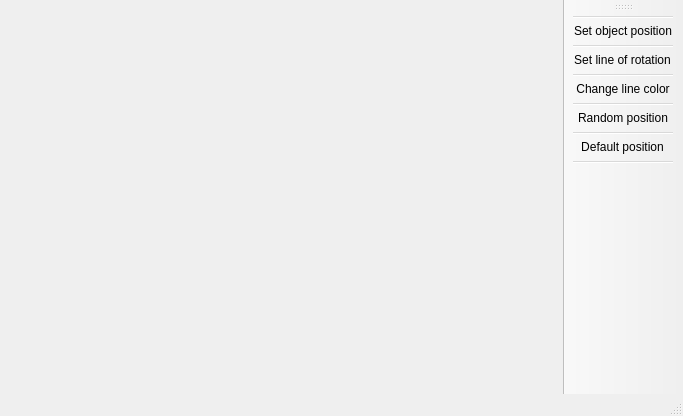
<?xml version="1.0" encoding="UTF-8"?>
<ui version="4.0">
 <class>MainWindow</class>
 <widget class="QMainWindow" name="MainWindow">
  <property name="geometry">
   <rect>
    <x>0</x>
    <y>0</y>
    <width>683</width>
    <height>416</height>
   </rect>
  </property>
  <property name="windowTitle">
   <string>MainWindow</string>
  </property>
  <widget class="QWidget" name="centralWidget"/>
  <widget class="QStatusBar" name="statusBar"/>
  <widget class="QToolBar" name="mainToolBar">
   <attribute name="toolBarArea">
    <enum>RightToolBarArea</enum>
   </attribute>
   <attribute name="toolBarBreak">
    <bool>false</bool>
   </attribute>
   <addaction name="separator"/>
   <addaction name="actionLine_rotation"/>
   <addaction name="separator"/>
   <addaction name="actionPosition"/>
   <addaction name="separator"/>
   <addaction name="actionChange_color"/>
   <addaction name="separator"/>
   <addaction name="actionRandom_position"/>
   <addaction name="separator"/>
   <addaction name="actionReset"/>
   <addaction name="separator"/>
  </widget>
  <widget class="QMenuBar" name="menuBar">
   <property name="geometry">
    <rect>
     <x>0</x>
     <y>0</y>
     <width>683</width>
     <height>21</height>
    </rect>
   </property>
  </widget>
  <action name="actionLine_rotation">
   <property name="text">
    <string>Set object position</string>
   </property>
  </action>
  <action name="actionPosition">
   <property name="text">
    <string>Set line of rotation</string>
   </property>
  </action>
  <action name="actionReset">
   <property name="text">
    <string>Default position</string>
   </property>
  </action>
  <action name="actionChange_color">
   <property name="text">
    <string>Change line color</string>
   </property>
   <property name="toolTip">
    <string>Change
 line color</string>
   </property>
  </action>
  <action name="actionRandom_position">
   <property name="text">
    <string>Random position</string>
   </property>
  </action>
 </widget>
 <layoutdefault spacing="6" margin="11"/>
 <resources/>
 <connections/>
</ui>
